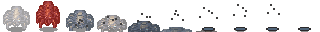
#> input picture game/assets/pixellab_npcs/abyssal_crawler/Death_Down-Sheet.png, 320 x 32 px, given in place of Size_04.png, which was not available
$ python build_catalog.py
#> lines starting #> are read from the running program, lines starting #| are printed output that depends on the picture; pictures that were not available may be replaced by others from this repository, and a replacement may not be noted
"""Builds data/catalog.json: exact sprite regions, anchors and animation layouts cut from the
Pixel Crawler free pack. Run it again if you swap in a different version of the pack:

    python3 tools/build_catalog.py "assets/Pixel Crawler - Free Pack"

Needs Pillow. The game itself only reads the JSON this writes."""
import json, os, sys
from PIL import Image

PACK = sys.argv[1] if len(sys.argv) > 1 else os.path.join(os.path.dirname(__file__), '..', 'assets', 'Pixel Crawler - Free Pack')
OUT = os.path.join(os.path.dirname(__file__), '..', 'data', 'catalog.json')

VEG = 'Environment/Props/Static/Vegetation.png'
ROCKS = 'Environment/Props/Static/Rocks.png'
FARM = 'Environment/Props/Static/Farm.png'
RES = 'Environment/Props/Static/Resources.png'
SHADOWS = 'Environment/Props/Static/Shadows.png'
DPROPS = 'Environment/Props/Static/Dungeon_Props.png'
BPROPS = 'Environment/Structures/Buildings/Props.png'
T1_4 = 'Environment/Props/Static/Trees/Model_01/Size_04.png'
T1_5 = 'Environment/Props/Static/Trees/Model_01/Size_05.png'
T2_4 = 'Environment/Props/Static/Trees/Model_02/Size_04.png'
T2_5 = 'Environment/Props/Static/Trees/Model_02/Size_05.png'
ST = 'Environment/Structures/Stations/'
WOOD = 'Weapons/Wood/Wood.png'
BONE = 'Weapons/Bone/Bone.png'
MEAT = 'Environment/Props/Static/Meat.png'

_cache = {}
def img(path):
    if path not in _cache:
        _cache[path] = Image.open(os.path.join(PACK, path)).convert('RGBA')
    return _cache[path]
#> returned value is the input picture: PIL image 320x32 RGBA; mean R, G, B, A 30, 25.4, 26.1, 62.2

def trim(path, rect):
    """Shrink a rough rectangle to the opaque pixels inside it."""
    im = img(path).crop(tuple(rect))
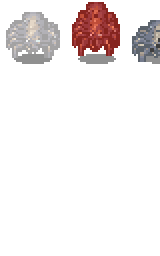
#> im: PIL image 80x128 RGBA (shown 2 times larger); mean R, G, B, A 18.3, 13.3, 13.2, 31.3; transparent parts drawn white
    bb = im.getchannel('A').getbbox()
#> bb = (3, 1, 80, 32)
    if not bb:
        raise ValueError(f'empty region {path} {rect}')
    return [rect[0] + bb[0], rect[1] + bb[1], rect[0] + bb[2], rect[1] + bb[3]]

def sprite(path, rect, anchor='feet', **extra):
    r = trim(path, rect)
#> r = [3, 1, 80, 32]
    w, h = r[2] - r[0], r[3] - r[1]
#> w = 77; h = 31
    if anchor == 'feet':
        # feet: centre of the opaque pixels on the lowest few rows
        a = img(path).crop(tuple(r)).getchannel('A').load()
        xs = [x for y in range(max(0, h - 3), h) for x in range(w) if a[x, y] > 0]
#> xs = 120 values, max 76 at index 48, min 4 at index 0, mean 38.22
        ax = round((min(xs) + max(xs) + 1) / 2) if xs else w // 2
#> ax = 40
        anc = [ax, h - 1]
#> anc = [40, 30]
    else:
        anc = [w // 2, h // 2]
    d = {'sheet': path, 'region': r, 'anchor': anc}
    d.update(extra)
    return d

def variants(path, rects, **extra):
    return [sprite(path, r, **extra) for r in rects]
#> in trim (call 2), `im = img(path).crop(tuple(rect))`:
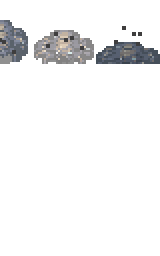
#> im: PIL image 80x128 RGBA (shown 2 times larger); mean R, G, B, A 10, 10.1, 10.6, 22.1; transparent parts drawn white
#> in trim (call 2), `bb = im.getchannel('A').getbbox()`: bb = (0, 10, 80, 32)
#> in trim (call 3), `im = img(path).crop(tuple(rect))`: im: PIL image 80x128 RGBA; every value is 0

# [43 lines left out: functions composite, anim, actor, not called in this run]

cat = {'sprites': {}, 'actors': {}, 'items': {}}
S = cat['sprites']

# ---- trees: [x0, y0, x1, y1] rough boxes from the sheet layout, trimmed automatically
#> (the run stopped early here; a loop or call above may not have finished)
